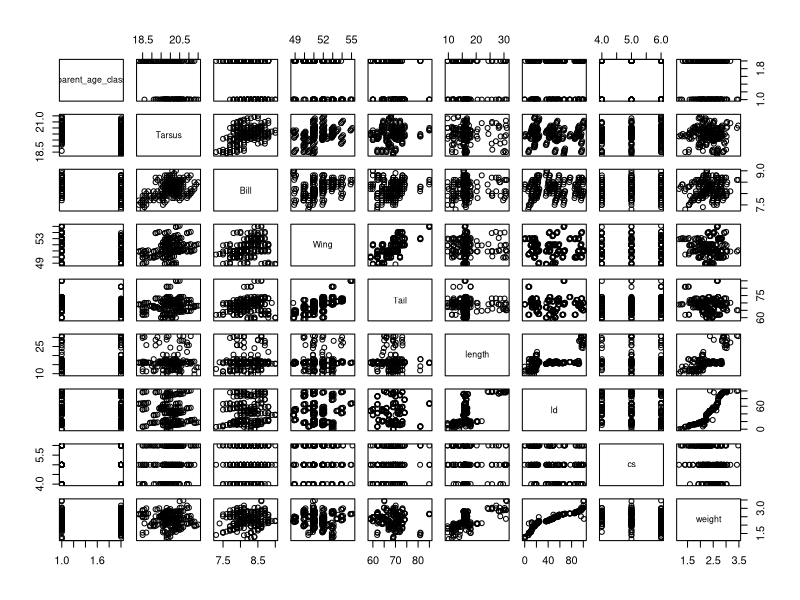
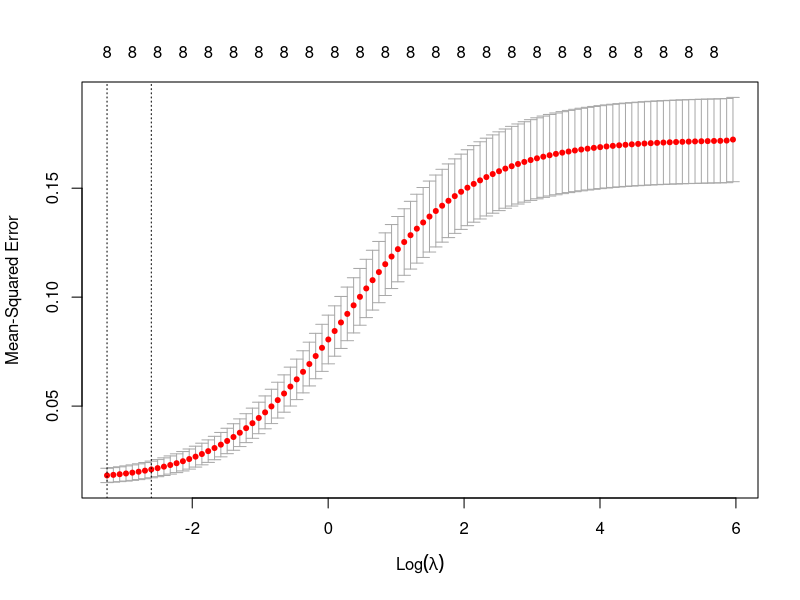
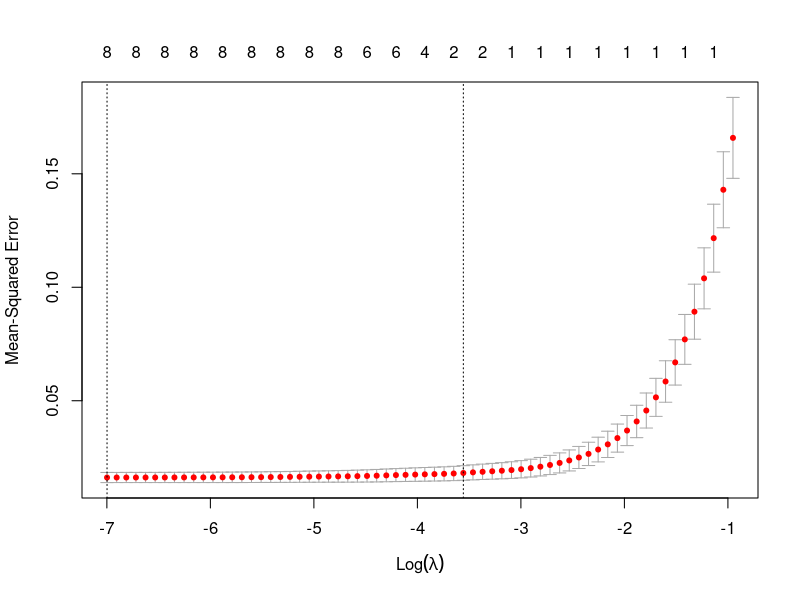

Write R code to recreate these figures, in order.
## ---- chunk 1
knitr::opts_chunk$set(
  fig.path = "README_figs/README-"
)
## ---- chunk 2
dat=read.csv("vp.csv",header=T,row.names=1)
head(dat)
plot(dat)
## ---- chunk 3
library(glmnet)
x=model.matrix(weight~.,dat)[,-1] #removing the first column that only has intercept (we don't need it)
y=dat$weight
## ---- chunk 4
train = sample(1:nrow(x), nrow(x)/2)
test = (-train)
## ---- chunk 5
cvfitr=cv.glmnet(x[train,],y[train],alpha=0)
plot(cvfitr)
r.min=cvfitr$lambda.min #this is the best lambda
## ---- chunk 6
predicted_tr=predict(cvfitr,newx=x[train,],s=r.min)
predicted_ts=predict(cvfitr,newx=x[test,],s=r.min)
## ---- chunk 7
train_mse=mean((y[train]-predicted_tr)^2)
test_mse=mean((y[test]-predicted_ts)^2)

## ---- chunk 8
#cross validation for lambda to choose the best lambda. For lasso regression, we choose alpha as 1.
cvfitl=cv.glmnet(x[train,],y[train],alpha=1)
plot(cvfitl)
l.min=cvfitl$lambda.min #this is the best lambda
## ---- chunk 9
predicted_tr=predict(cvfitl,newx=x[train,],s=l.min)
predicted_ts=predict(cvfitl,newx=x[test,],s=l.min)
## ---- chunk 10
train_mse=mean((y[train]-predicted_tr)^2)
test_mse=mean((y[test]-predicted_ts)^2)

